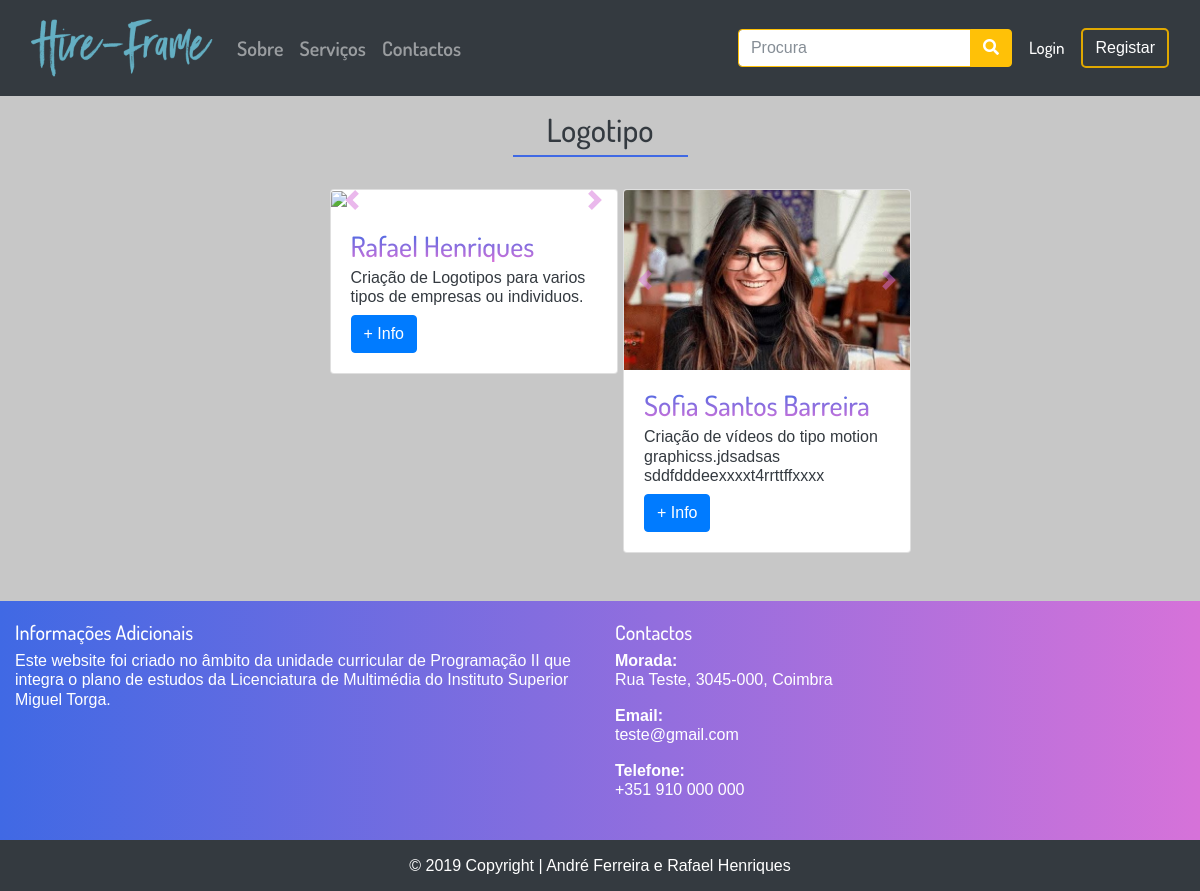
/index.php?op=subarea&id=6, run on the app's committed database.
### tables this page shows
CREATE TABLE IF NOT EXISTS `subarea` (
  `id_subarea` int(11) NOT NULL AUTO_INCREMENT,
  `nome` varchar(50) NOT NULL,
  `data` datetime NOT NULL DEFAULT CURRENT_TIMESTAMP ON UPDATE CURRENT_TIMESTAMP,
  `id_area` int(11) NOT NULL,
  `img_subarea` varchar(255) NOT NULL,
  PRIMARY KEY (`id_subarea`),
  KEY `fk_id_area_area` (`id_area`)
);

CREATE TABLE IF NOT EXISTS `servico` (
  `id_utilizador` int(11) NOT NULL,
  `id_subarea` int(11) NOT NULL,
  `data` datetime NOT NULL DEFAULT CURRENT_TIMESTAMP ON UPDATE CURRENT_TIMESTAMP,
  `id_servico` int(11) NOT NULL AUTO_INCREMENT,
  `descricao` varchar(255) NOT NULL,
  PRIMARY KEY (`id_servico`),
  KEY `fk_id_utilizador_utilizador` (`id_utilizador`),
  KEY `fk_id_subarea_subarea` (`id_subarea`)
);

CREATE TABLE IF NOT EXISTS `utilizador` (
  `id_utilizador` int(11) NOT NULL AUTO_INCREMENT,
  `username` varchar(15) NOT NULL,
  `nome` varchar(150) NOT NULL,
  `id_genero` int(11) NOT NULL,
  `email` varchar(100) NOT NULL,
  `data_nascimento` date NOT NULL,
  `data` datetime NOT NULL DEFAULT CURRENT_TIMESTAMP ON UPDATE CURRENT_TIMESTAMP,
  `pass` varchar(255) NOT NULL,
  `tipo_utilizador` int(11) NOT NULL,
  `biografia` varchar(255) DEFAULT NULL,
  `imagem` varchar(255) DEFAULT NULL,
  `repor_pass` varchar(255) DEFAULT NULL,
  PRIMARY KEY (`id_utilizador`),
  UNIQUE KEY `id_area` (`id_utilizador`),
  KEY `fk_id_tipo_tipo_utilizador` (`tipo_utilizador`),
  KEY `fk_id_genero_genero_utilizador` (`id_genero`)
);

### inc/subarea.inc.php (the view, shortened to what this page needs)
<?php require("db_projetofinal.php");
$id = $_REQUEST["id"];
$dados = $db->query("SELECT subarea.nome, subarea.id_area FROM subarea WHERE subarea.id_subarea = $id");
foreach ($dados as $linha)
 echo   '<div class="container">
        <div class="container-fluid py-3">
            <header class="col-md-12 mb-4">
                    <h2 class="text-center text-dark">'.$linha["nome"].'</h2>
                    <span class="underline mb-3"></span>
                                </header>
            <div class="row justify-content-center">';
            ?>
<?php
$db = new PDO("mysql:host=localhost; dbname=projetofinal","root","");
$dados = $db->query("SELECT DISTINCT utilizador.nome, utilizador.id_utilizador, utilizador.imagem, servico.id_servico, servico.descricao FROM utilizador JOIN servico ON utilizador.id_utilizador = servico.id_utilizador JOIN subarea ON servico.id_subarea = subarea.id_subarea JOIN area ON subarea.id_area = area.id_area WHERE subarea.id_subarea = $id");
if ($dados->rowCount() > 0)
  {
foreach ($dados as $row) {
                echo '<div class="col-md-3 col-sm-6 col-xs-12 m-2">
                    <div class="card" style="width: 18rem">
                    <div id="'.$row["id_servico"].'" class="carousel slide" data-ride="carousel">
    <div class="carousel-inner">
    <div class="carousel-item active">
    <img src="'.$row["imagem"].'" class="card-img-top" alt="...">
</div>
         ';
        echo           '
        </div>
  <a class="carousel-control-prev" href="#'.$row["id_servico"].'" role="button" data-slide="prev">
  <span class="carousel-control-prev-icon" aria-hidden="true"></span>
  <span class="sr-only">Previous</span>
</a>
<a class="carousel-control-next" href="#'.$row["id_servico"].'" role="button" data-slide="next">
  <span class="carousel-control-next-icon" aria-hidden="true"></span>
  <span class="sr-only">Next</span>
</a>
</div>
                        <div class="card-body">
                            <h3 class="card-title grad-txt">'.$row["nome"].'</h3>
                            <p class="text-dark card-subtitle">'.$row["descricao"].'</p>
                            <a href="index.php?op=servicepage&id_utilizador='.$row["id_utilizador"].'&id_service='.$row["id_servico"].'" class="btn btn-primary mt-2">+ Info</a>
                        </div>
                    </div>
                </div>';
}
  }
?>
            </div>
        </div>
    </div>

### index.php (shortened to what this page needs)
<!DOCTYPE html>
<html lang="pt-pt">
<head>
    <link rel="stylesheet" href="css/bootstrap.min.css">
    <link rel="stylesheet" href="css/costum.css">
    <link href="css/fontawesome/css/all.css" rel="stylesheet">
</head>
<body>
    <?php include("inc/menu.inc.php"); ?>
    <?php
$host = $_SERVER['SERVER_NAME'] . $_SERVER['REQUEST_URI'];
$host = basename($host);
if($host == "index.php") {
 require("inc/main.inc.php");
} else {
    if(isset($_REQUEST["op"])) {
      $op = $_REQUEST["op"];
              switch($op) {
        case "subarea": require("inc/subarea.inc.php"); break;
      }
  } else {
      require("inc/main.inc.php");
  }
}
?>
    <?php
        include("inc/footer.inc.php");
    ?>
</body>
</html>

### inc/menu.inc.php (shortened to what this page needs)
<div class="container-fluid bg-dark">
        <header class="menu-font-20 ">
            <nav class="navbar navbar-expand-lg navbar-dark" id="navbar">
                <a href="index.php" class="navbar-brand">
                    <img src="img/hire-frame.png" height="70" class="d-inline-block align-top <?php if (isset($_GET["op"])) if ($_GET["op"] == 0) echo "active";?>">
                </a>
                <div id="menu" class="collapse navbar-collapse">
                    <ul class="navbar-nav mr-auto text-light">
                        <li class="nav-item text-light f-600">
                            <a href="index.php?op=sobre" class="nav-link <?php if (isset($_GET["op"])) if ($_GET["op"] == "sobre") echo "active";?>">Sobre</a>
                        </li>
                        <li class="nav-item text-light f-600">
                            <a href="index.php?op=servicos" class="nav-link <?php if (isset($_GET["op"])) if ($_GET["op"] == "servicos") echo "active";?>">Serviços</a>
                        </li>
                        <li class="nav-item text-light f-600">
                            <a href="index.php?op=contactos" class="nav-link <?php if (isset($_GET["op"])) if ($_GET["op"] == "contactos") echo "active";?>">Contactos</a>
                        </li>
                    </ul>
                    <form class="form-inline" method="post">
                        <div class="input-group">
                            <input class="form-control border border-warning" name="search" type="search" placeholder="Procura" aria-label="Search" required>
                            <span class="input-group-btn">
                                <button class="btn btn-warning" formaction="index.php?op=procura"><i class="fas fa-search"></i></button>
                            </span>
                        </div>
                    </form>
                <?php
if(isset($_SESSION["username"]))
 {
    $username = $_SESSION["username"];
    require("db_projetofinal.php");
    $dados = $db->query("SELECT imagem FROM utilizador WHERE username = '$username'");
    foreach ($dados as $row) {
        $imagem = $row["imagem"];
    }
      echo '<a href="index.php?op=userpage" class="btn m-1 btn-default f-500 f-17">'.$_SESSION["username"].'<img src="'.$imagem.'" class="rounded-circle border border-grad ml-2" width="50px"></a>
      <a href="index.php?op=logout" class="btn btn-login">Logout</a>';
 } else {
    echo '<a href="index.php?op=login" class="btn m-1 btn-default f-500 f-17">Login</a>
    <a href="index.php?op=registar" class="btn btn-login">Registar</a>';
 }
            ?>
                </div>
            </nav>
        </header>
    </div>

### inc/footer.inc.php (shortened to what this page needs)
<footer class="footer page-footer font-small pt-4">
<div class="grad pad-top-20">
  <div class="container-fluid text-center text-md-left">
    <div class="row">
      <div class="col-md-6 mt-md-0 mt-3">
        <h5>Informações Adicionais</h5>
        <p>Este website foi criado no âmbito da unidade curricular de Programação II que integra o plano de estudos da Licenciatura de Multimédia
            do Instituto Superior Miguel Torga.</p>
      </div>
      <div class="col-md-4">
              <h5>Contactos</h5>
              <dl class="contact-list">
                <dt>Morada:</dt>
                <dd>Rua Teste, 3045-000, Coimbra</dd>
              </dl>
              <dl class="contact-list">
                <dt>Email:</dt>
                <dd><a class="text-white" href="mailto:">teste@gmail.com</a></dd>
              </dl>
              <dl class="contact-list">
                <dt>Telefone:</dt>
                <dd><a class="text-white" href="tel: +351">+351 910 000 000 </a></dd>
              </dl>
            </div>
    </div>
  </div>
  <div class="page-footer font-small bg-dark mt-4">
<div class="footer-copyright text-center py-3 nova-s">© 2019 Copyright |
    <a target="_blank" href="https://www.falcondesign.pt/" class="nova-s">André Ferreira</a> e <a href="#" class="nova-s">Rafael Henriques</a>
  </div>
</div>
</div>

### css/costum.css (style rules this page uses)
* { margin: 0; padding: 0; font-size: 100%; border: none; outline: none; line-height: 1.22; color: #fff; box-sizing: border-box; font-family: 'Dosis', sans-serif; }
body { background-repeat: no-repeat; background-position: center center; background-attachment: fixed; background-color: #c7c7c7; }
.grad { background-image: linear-gradient(to right, #4069E4 , #D672D9); }
.grad-txt { background: -webkit-linear-gradient(#4069E4 , #D672D9); -webkit-background-clip: text; -webkit-text-fill-color: transparent; }
a, a:hover, a:focus, .footer-copyright>a:hover { text-decoration: none; color: #6c757d; }
.footer-copyright>a { color: #fff; }
.footer { text-align: center; width: 100%; }
.menu-font-20 { font: 20px sans-serif; }
.btn-login { border: 2px solid #e0a800; background: none; position: relative; color: #fff; z-index: 1; border-radius: 5px; height: 100%; transition: all .50s ease-in-out; transition: all .50s ease-in-out; -moz-transition: all .50s ease-in-out; -webkit-transition: all .50s ease-in-out; }
.btn-default { background: none; position: relative; color: #fff; z-index: 1; border-radius: 5px; height: 100%; transition: all .50s ease-in-out; transition: all .50s ease-in-out; -moz-transition: all .50s ease-in-out; -webkit-transition: all .50s ease-in-out; }
.pad-top-20 { padding-top: 20px; }
.underline { content: ''; border-top: 2px solid #4069E4; width: 175px; display: block; margin-bottom: 8px; margin: 0 auto; }
.card-img-top { width: 100%; height: 15vw; object-fit: cover; }
.f-500 { font-weight: 500; }
.f-600 { font-weight:600; }
.f-17 { font-size: 17px; }

### data on the page
subarea: nome "Logotipo"
servico: id_utilizador.nome "Rafael Henriques", descricao "Criação de Logotipos para varios tipos de empresas ou individuos."
servico: id_utilizador.imagem (picture), id_utilizador.nome "Sofia Santos Barreira", descricao "Criação de vídeos do tipo motion graphicss.jdsadsas sddfdddeexxxxt4rrttffxxxx"
